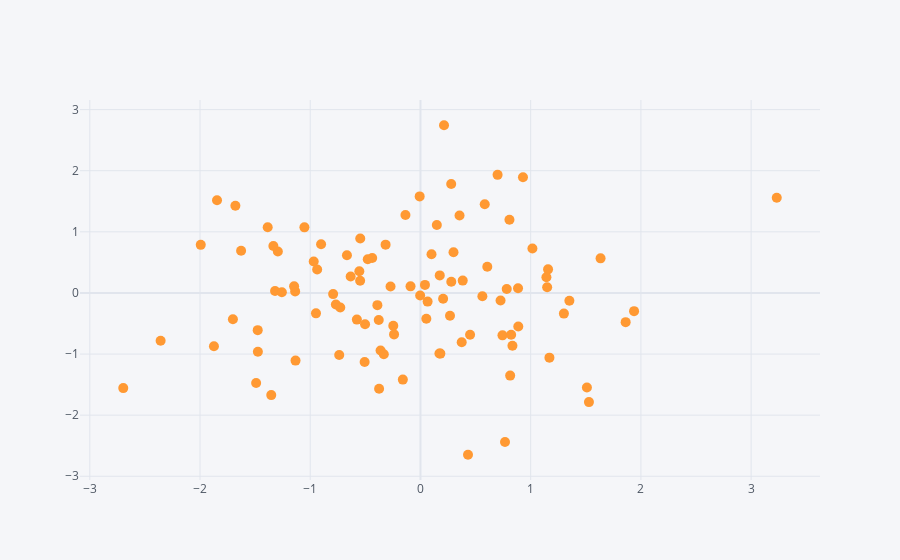

Notebook cell for this chart:
### Code cell
df.iplot(kind='scatter', x='A', y='B', mode='markers', size=10)
